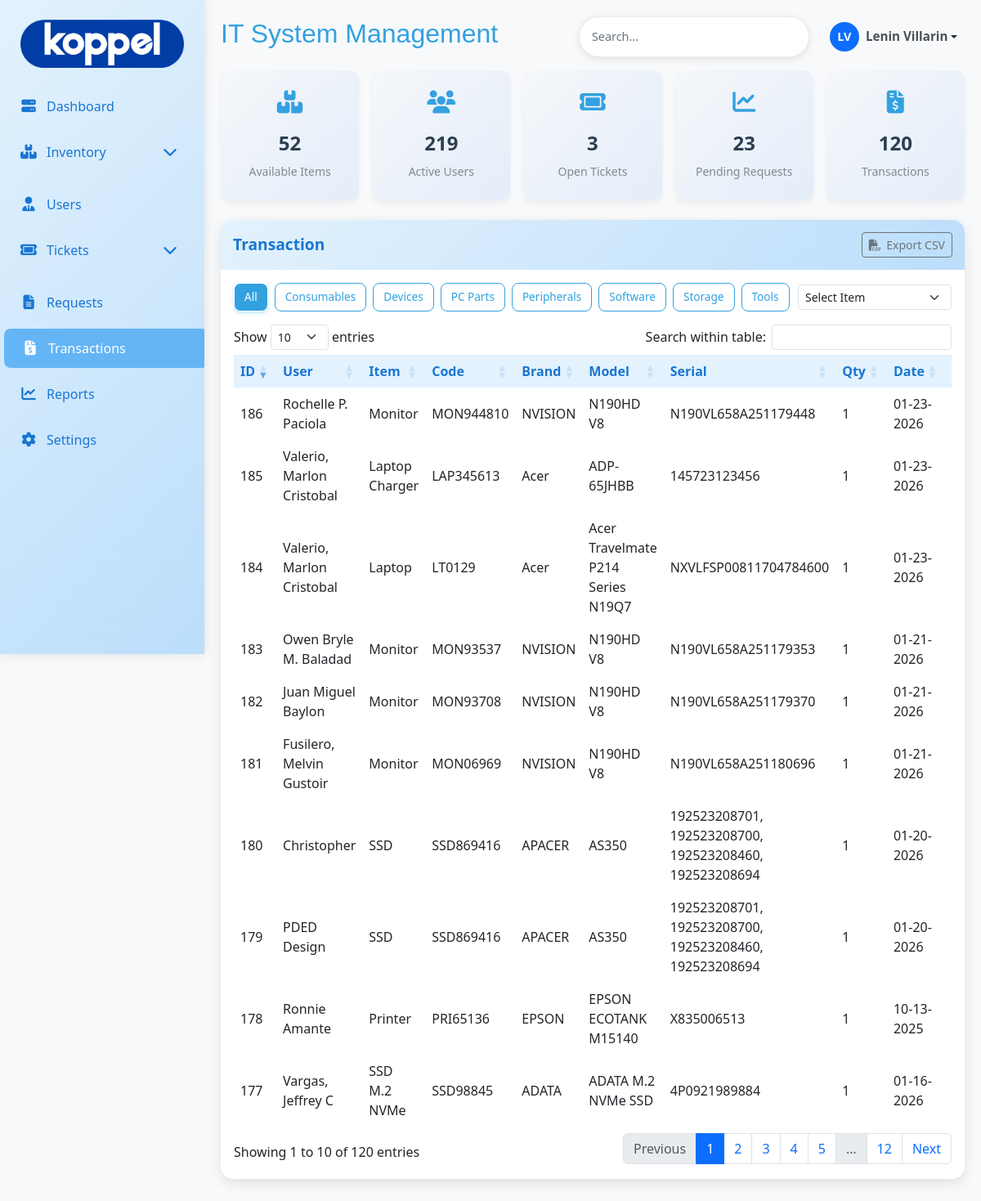
The app's page /admin/transactions.php (signed in) with its own data.
### tables this page shows
CREATE TABLE `item_type` (
  `type_id` int(11) NOT NULL AUTO_INCREMENT,
  `type_name` varchar(100) NOT NULL,
  `description` text DEFAULT NULL,
  PRIMARY KEY (`type_id`)
);

CREATE TABLE `transaction_tb` (
  `transaction_id` int(11) NOT NULL AUTO_INCREMENT,
  `item_id` int(11) NOT NULL,
  `user_id` int(11) NOT NULL,
  `action` enum('borrowed','issued','returned') NOT NULL,
  `quantity` int(11) DEFAULT 1,
  `action_date` timestamp NOT NULL DEFAULT current_timestamp(),
  `date_returned` timestamp NOT NULL DEFAULT current_timestamp() ON UPDATE current_timestamp(),
  `remarks` text DEFAULT NULL,
  PRIMARY KEY (`transaction_id`),
  KEY `item_id` (`item_id`),
  KEY `transaction_tb_ibfk_2` (`user_id`),
  CONSTRAINT `transaction_tb_ibfk_1` FOREIGN KEY (`item_id`) REFERENCES `item_tb` (`item_id`),
  CONSTRAINT `transaction_tb_ibfk_2` FOREIGN KEY (`user_id`) REFERENCES `user_tb` (`user_id`) ON DELETE CASCADE
);

CREATE TABLE `user_tb` (
  `user_id` int(11) NOT NULL AUTO_INCREMENT,
  `emp_id` varchar(50) NOT NULL,
  `fullname` varchar(150) NOT NULL,
  `position` varchar(100) NOT NULL,
  `email` varchar(150) DEFAULT NULL,
  `department` varchar(100) DEFAULT NULL,
  `company` varchar(50) NOT NULL,
  `area` varchar(150) NOT NULL,
  `user_type` varchar(30) NOT NULL,
  `date_hired` timestamp NOT NULL DEFAULT current_timestamp() ON UPDATE current_timestamp(),
  `date_resigned` varchar(100) DEFAULT NULL,
  `created_at` timestamp NOT NULL DEFAULT current_timestamp(),
  `password` varchar(255) DEFAULT NULL,
  `is_active` tinyint(1) NOT NULL DEFAULT 1,
  PRIMARY KEY (`user_id`)
);

CREATE TABLE `item_tb` (
  `item_id` int(11) NOT NULL AUTO_INCREMENT,
  `item_code` varchar(100) NOT NULL DEFAULT 'N/A',
  `name` varchar(100) NOT NULL,
  `brand` varchar(100) NOT NULL,
  `model` varchar(100) NOT NULL,
  `serial_number` varchar(100) DEFAULT NULL,
  `description` text DEFAULT NULL,
  `quantity` int(11) DEFAULT 0,
  `date_received` date DEFAULT NULL,
  `created_at` timestamp NOT NULL DEFAULT current_timestamp(),
  `updated_at` timestamp NOT NULL DEFAULT current_timestamp() ON UPDATE current_timestamp(),
  `type_id` int(11) unsigned NOT NULL,
  PRIMARY KEY (`item_id`),
  KEY `type_id` (`type_id`)
);

### admin/transaction/trans_table.php (the view, shortened to what this page needs)
    <div class="card">
        <div class="card-header d-flex justify-content-between align-items-center">
            <span>Transaction</span>
            <a href="transaction/print_transactions.php" class="btn btn-sm btn-outline-secondary">
                <i class="fas fa-file-csv me-1"></i> Export CSV
            </a>
        </div>
        <div class="card-body">
            <div class="d-flex align-items-center justify-content-between flex-wrap gap-2 mb-3">
                <div class="d-flex flex-wrap gap-2">
                    <button class="btn btn-outline-blue type-filter active" data-type="">All</button>
                    <?php while($t = $typeResult->fetch_assoc()): ?>
                        <button class="btn btn-outline-blue type-filter" data-type="<?= htmlspecialchars($t['type_name']) ?>">
                            <?= htmlspecialchars($t['type_name']) ?>
                        </button>
                    <?php endwhile; ?>
                </div>
                <div style="width: 188px;">
                    <select id="filterByName" class="form-select form-select-sm">
                        <option value="">Select Item</option>
                    </select>
                </div>
            </div>
            <div class="table-responsive">
                <table id="transactionTable" class="table table-hover">
                     <thead >
                        <tr>
                        <th>ID</th>
                        <th>User</th>
                        <th>Item</th>
                        <th>Code</th>
                        <th>Brand</th>
                        <th>Model</th>
                        <th>Serial</th>
                        <th >Qty</th>
                        <th>Date</th>
                        <th>Returned</th>
                        </tr>
                    </thead>
                    <tbody>
                        <?php while ($row = $result->fetch_assoc()): ?>
                        <tr data-transaction="<?= $row['transaction_id'] ?>"
                            data-user="<?= htmlspecialchars($row['fullname']) ?>"
                            data-item="<?= htmlspecialchars($row['item_name']) ?>"
                             data-item_code="<?= $row['item_code'] ?>"
                            data-brand="<?= htmlspecialchars($row['brand']) ?>"
                            data-model="<?= htmlspecialchars($row['model']) ?>"
                            data-qty="<?= $row['serial_number'] ?>"
                            data-qty="<?= $row['quantity'] ?>"
                            data-date="<?= date('m-d-Y', strtotime($row['action_date'])) ?>"
                            data-returned-label="<?= (empty($row['date_returned']) || $row['date_returned']=='0000-00-00 00:00:00') ? 'Not Returned' : date('m-d-Y', strtotime($row['date_returned'])) ?>"
                            data-returned="<?= (empty($row['date_returned']) || $row['date_returned']=='0000-00-00 00:00:00') ? '0' : '1' ?>"
                            data-remarks="<?= htmlspecialchars($row['remarks']) ?>"
                            data-status="<?= $row['action'] ?>">
                            <td><?= $row['transaction_id'] ?></td>
                            <td><?= $row['fullname'] ?></td>
                            <td><?= $row['item_name'] ?></td>
                            <td><?= $row['item_code'] ?></td>
                            <td><?= $row['brand'] ?></td>
                            <td ><?= $row['model'] ?></td>
                             <td ><?= $row['serial_number'] ?></td>
                            <td ><?= $row['quantity'] ?></td>
                            <td style="width: 85px;"><?= date('m-d-Y', strtotime($row['action_date'])) ?></td>
                            <td style="width: 100px;">
                            </td>
                        </tr>
                        <?php endwhile; ?>
                    </tbody>
                </table>
            </div>
        </div>
    </div>
</div>

### admin/asset/css/main.css (style rules this page uses)
:root { --light-blue: #e3f2fd; --medium-blue: #bbdefb; --dark-blue: #90caf9; --accent-blue: #64b5f6; --text-blue: #1976d2; }
body { background-color: #f8f9fa; font-family: 'Segoe UI', Tahoma, Geneva, Verdana, sans-serif; }
.card { border: none; border-radius: 15px; box-shadow: 0 5px 15px rgba(0,0,0,0.1); margin-bottom: 10px; background: white; transition: transform 0.3s ease; }
.card-header { background: linear-gradient(135deg, var(--light-blue), var(--medium-blue)); border-bottom: none; padding: 15px; border-radius: 15px 15px 0 0 !important; color: var(--text-blue); font-weight: 600; font-size: 1.2rem; }
.table th { background-color: var(--light-blue); color: var(--text-blue); font-weight: 600; border: none; }
.table td { vertical-align: middle; border: none; }
.btn-outline-blue { background-color: #fff; color: #33A1E0 !important; border: 1px solid #33A1E0; border-radius: 8px; padding: 6px 12px; font-size: 0.85rem; font-weight: 500; transition: all 0.2s ease; }
.btn-outline-blue.active { background-color: #33A1E0; color: #fff !important; box-shadow: 0 2px 4px rgba(51, 161, 224, 0.3); }

### admin/transactions.php (style rules this page uses)
.btn-outline-blue { background-color: #fff; color: #33A1E0 ; border: 1px solid #33A1E0; }

### records on screen
item_type: type_name "Consumables"
item_type: type_name "Devices"
item_type: type_name "PC Parts"
item_type: type_name "Peripherals"
item_type: type_name "Software"
item_type: type_name "Storage"
item_type: type_name "Tools"
transaction_tb: transaction_id "186", user.fullname "Rochelle P. Paciola", item.name "Monitor", item.item_code "MON944810", item.brand "NVISION", item.model "N190HD V8", item.serial_number "N190VL658A251179448", quantity "1", action_date "01-23-2026"
transaction_tb: transaction_id "185", user.fullname "Valerio, Marlon Cristobal", item.name "Laptop Charger", item.item_code "LAP345613", item.brand "Acer", item.model "ADP-65JHBB", item.serial_number "145723123456", quantity "1", action_date "01-23-2026"
transaction_tb: transaction_id "184", user.fullname "Valerio, Marlon Cristobal", item.name "Laptop", item.item_code "LT0129", item.brand "Acer", item.model "Acer Travelmate P214 Series N19Q7", item.serial_number "NXVLFSP00811704784600", quantity "1", action_date "01-23-2026"
transaction_tb: transaction_id "183", user.fullname "Owen Bryle M. Baladad", item.name "Monitor", item.item_code "MON93537", item.brand "NVISION", item.model "N190HD V8", item.serial_number "N190VL658A251179353", quantity "1", action_date "01-21-2026"
transaction_tb: transaction_id "182", user.fullname "Juan Miguel Baylon", item.name "Monitor", item.item_code "MON93708", item.brand "NVISION", item.model "N190HD V8", item.serial_number "N190VL658A251179370", quantity "1", action_date "01-21-2026"
transaction_tb: transaction_id "181", user.fullname "Fusilero, Melvin Gustoir", item.name "Monitor", item.item_code "MON06969", item.brand "NVISION", item.model "N190HD V8", item.serial_number "N190VL658A251180696", quantity "1", action_date "01-21-2026"
transaction_tb: transaction_id "180", user.fullname "Christopher", item.name "SSD", item.item_code "SSD869416", item.brand "APACER", item.model "AS350", item.serial_number "192523208701, 192523208700, 192523208460, 192523208694", quantity "1", action_date "01-20-2026"
transaction_tb: transaction_id "179", user.fullname "PDED Design", item.name "SSD", item.item_code "SSD869416", item.brand "APACER", item.model "AS350", item.serial_number "192523208701, 192523208700, 192523208460, 192523208694", quantity "1", action_date "01-20-2026"
transaction_tb: transaction_id "177", user.fullname "Vargas, Jeffrey C", item.name "SSD M.2 NVMe", item.item_code "SSD98845", item.brand "ADATA", item.model "ADATA M.2 NVMe SSD", item.serial_number "4P0921989884", quantity "1", action_date "01-16-2026"
transaction_tb: transaction_id "178", user.fullname "Ronnie Amante", item.name "Printer", item.item_code "PRI65136", item.brand "EPSON", item.model "EPSON ECOTANK M15140", item.serial_number "X835006513", quantity "1", action_date "10-13-2025"

### other values on screen
substr($initials, 0, 2) "LV"
$_SESSION['fullname'] "Lenin Villarin"
$itemCount "52"
$userCount "219"
$ticketCount "3"
$requestCount "23"
$transactionCount "120"
